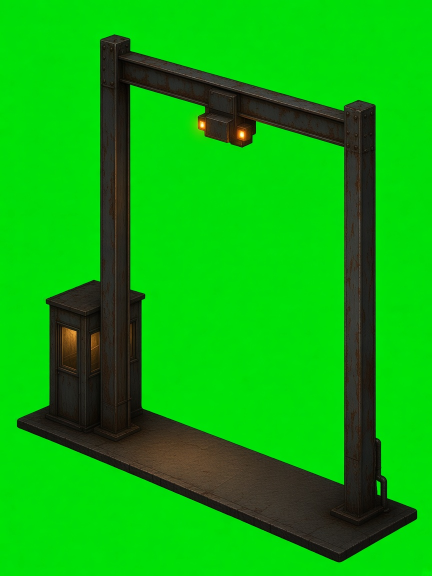
#> input picture art-gen/gen_lt_portique_io_p2.jpg, 864 x 1152 px (shown at 1/2 size)
$ python tools_lowertown.py
#> lines starting #> are read from the running program, lines starting #| are printed output that depends on the picture
### tools_finitions.py
# Finitions visuelles (branche creation/finitions-visuelles). N'écrit jamais dans src/.
# 1) porte du sarcophage v3 (dôme entier)  2) matte du projecteur et de la rotonde  3) table de jeu rectangulaire
import json, math, os, sys
import numpy as np
from PIL import Image
from scipy import ndimage
HERE = os.path.dirname(os.path.abspath(__file__)); sys.path.insert(0, HERE)
import tools_interiors as TI
YAW, PITCH, K = 34.5, 28.8, 50
cy, sy = math.cos(math.radians(YAW)), math.sin(math.radians(YAW))
G = HERE + '/art-gen/'; A = HERE + '/assets/'

def mag_edge_pct(rgba):
    """% des pixels de bord (alpha 1..254, ou opaques à 2 px du transparent) à teinte magenta."""
    a = rgba[..., 3].astype(int); op = a > 0
    edge = ((a > 0) & (a < 255)) | (op & ~ndimage.binary_erosion(op, iterations=2))
    p = rgba[..., :3].astype(int); r, g, b = p[..., 0], p[..., 1], p[..., 2]
    mag = (np.minimum(r, b) - g > 25) & (r > 60) & (b > 60)
    n = edge.sum(); return round(100 * (mag & edge).sum() / max(1, n), 2), int(n)

# [19 lines left out: function rematte, not called in this run]

GATE_SCALE = 1.10  # mesuré : l'arche de gen_steel_gate3 est 0,91x celle de gen_steel_gate2 à largeur totale égale
# [45 lines left out: functions align_to_old, gate, mattes, not called in this run]

def key_green_obj(path):
#> called with path = 'art-gen/gen_lt_portique_io_p2.jpg'
    a = np.asarray(Image.open(path).convert('RGB')).astype(float); r, g, b = a[..., 0], a[..., 1], a[..., 2]
#> after `r, g, b = (a[..., 0], a[..., 1], a[..., 2])`:
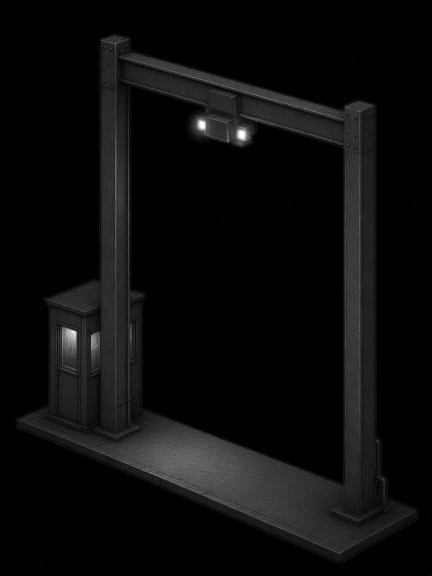
#> r: shape (1152, 864) float64 (shown at 1/2 size); min 0, max 255, mean 11.6
#> after `r, g, b = (a[..., 0], a[..., 1], a[..., 2])`:
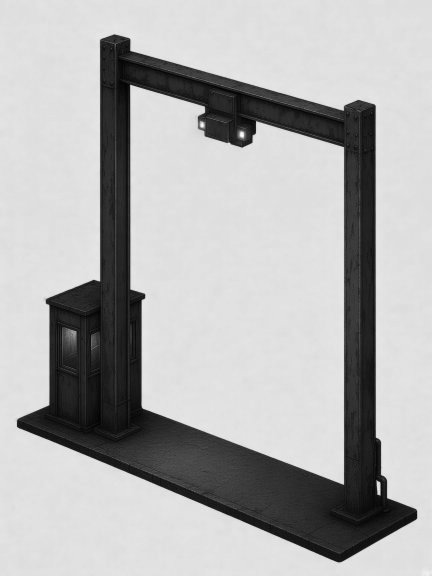
#> g: shape (1152, 864) float64 (shown at 1/2 size); min 0, max 255, mean 176.3
#> after `r, g, b = (a[..., 0], a[..., 1], a[..., 2])`:
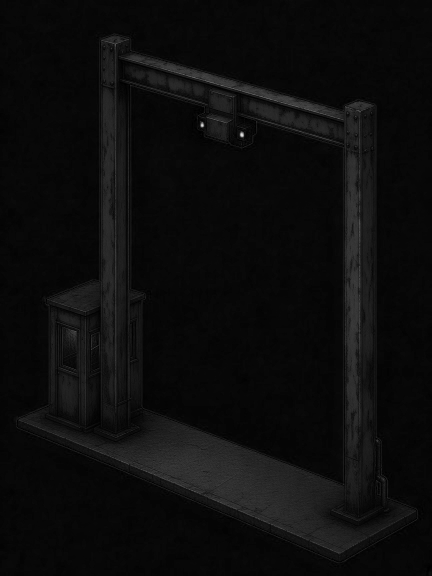
#> b: shape (1152, 864) float64 (shown at 1/2 size); min 0, max 233, mean 12.5
    ex = g - np.maximum(r, b)                      # fond vert vif (0, 230, 0)
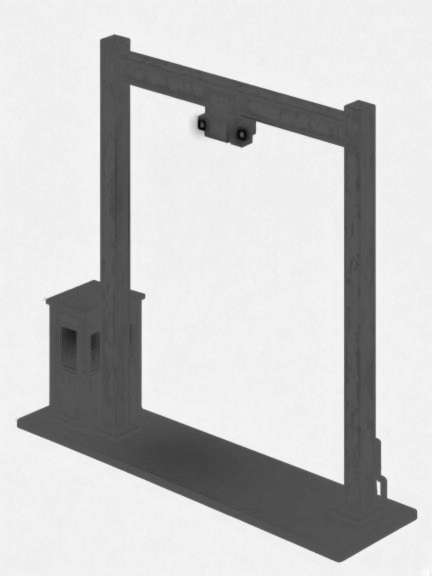
#> ex: shape (1152, 864) float64 (shown at 1/2 size); min -118, max 237, mean 159.7; drawn with min black and max white
    al = np.clip((150 - ex) / 60, 0, 1)
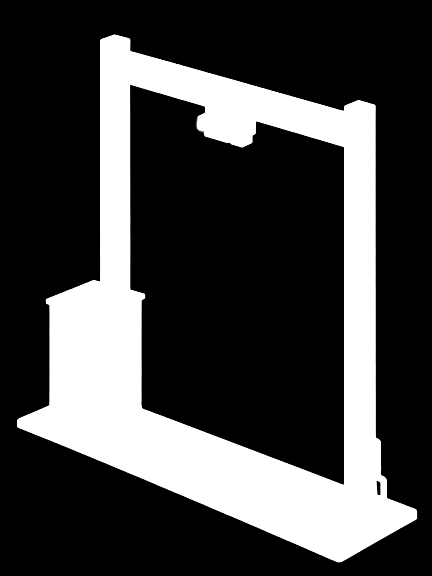
#> al: shape (1152, 864) float64 (shown at 1/2 size); min 0, max 1, mean 0.258
    al = ndimage.binary_opening(al > 0.5, iterations=2) * al
    a[..., 1] = np.minimum(g, np.maximum(r, b) * 1.15 + 6) * (al < 0.999) + g * (al >= 0.999)  # despill vert des bords
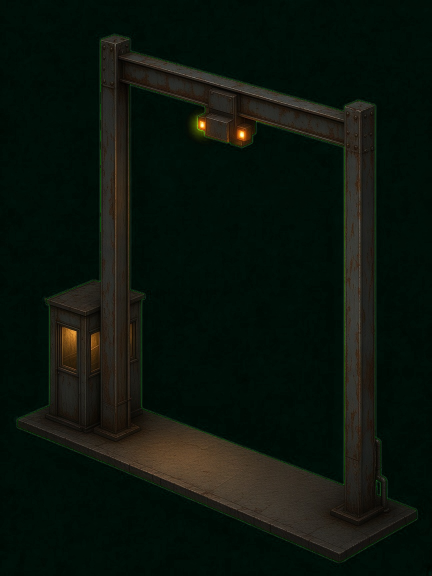
#> a: shape (1152, 864, 3) float64 (shown at 1/2 size); mean R, G, B 11.6, 20.6, 12.5
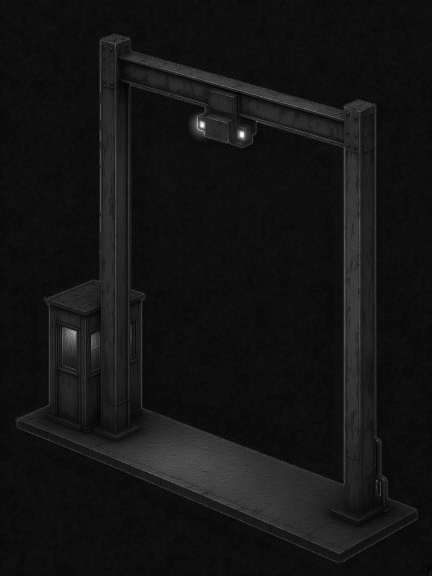
#> g: shape (1152, 864) float64 (shown at 1/2 size); min 0, max 255, mean 20.6
    hard = ndimage.binary_fill_holes(al > 0.5); al = np.where(hard, np.maximum(al, (ex < 60)), al)
#> (the rest of the program and of its run is left out)
